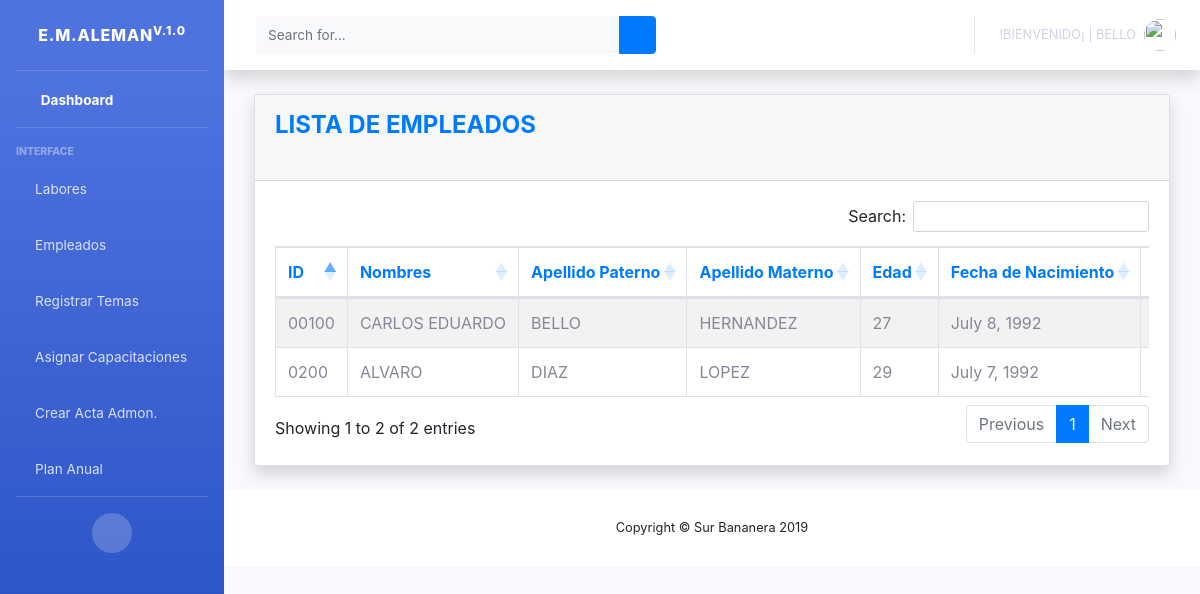
/bananera/listaEmpleado (signed in), run on the app's committed database.
### surBananas/models.py (models this page shows, shortened)
class empleados(models.Model):
    choice_fase ={('', 'Areas'),('Area 1','Area 1'),('Area 2','Area 2'),('Area 3','Area 3'),('Area 4','Area 4'),('Area 5','Area 5'),('Unidad de Empaque','Unidad de Empaque'),('Unidad de Producción','Unidad de Producción'),('Nutricion','Nutricion'),('Riego','Riego'),('Moko','Moko'),('Sigatoka','Sigatoka'), ('Seguridad','Seguridad'),('Otros','Otros')}
    fase = models.CharField(choices=choice_fase, default='', max_length=20, blank=True, null=True)
    codigoEmpleado = models.CharField(max_length=100, unique=True, primary_key=True)
    nombres = models.CharField(max_length=30, blank=True, null=True)
    apellidoPaterno = models.CharField(max_length=30, blank=True, null=True)
    apellidoMaterno = models.CharField(max_length=30, blank=True, null=True)
    edad = models.IntegerField(blank=True, null=True)
    fechaNacimiento = models.DateField(auto_now=False, blank=True, null=True)
    numeroSeguroSocial = models.CharField(max_length=100, blank=True, null=True)
    curp = models.CharField(max_length=20, blank=True, null=True)
    rfc = models.CharField(max_length=20, blank=True, null=True)
    estadoCivil = models.CharField(max_length=20, blank=True, null=True)
    nacionalidad = models.CharField(max_length=100,blank=True, null=False)
    telefono = models.IntegerField(max_length=20, blank=True, null=True)
    celular = models.IntegerField(max_length=20, blank=True, null=True)
    correoElectronico = models.EmailField(max_length=100, blank=True, null=True)
    direccion = models.CharField(max_length=200, blank=True, null=True)
    ciudad = models.CharField(max_length=200, blank=True, null=True)
    colonia = models.CharField(max_length=200, blank=True, null=True)
    codigoPostal = models.IntegerField(max_length=20, blank=True, null=True)
    estado = models.CharField(max_length=20, blank=True, null=True)
    imagen = models.ImageField(upload_to="fotos/", blank=True, null=True)
    area = models.ForeignKey(areas, on_delete=models.CASCADE)
    status = models.BooleanField('¡Dar de baja!', default= True)
    fechaEliminacion = models.DateField(auto_now=False, blank=True, null=True)
    motivoEliminacion = models.CharField(max_length=500, blank=True, null=True)
    created_at = models.DateTimeField(auto_now_add=True, blank=True, null=True)

### surBananas/views.py (the view)
# urls.py: path('listaEmpleado', login_required(views.ListaEmpleado.as_view()), name = 'lista'),
class ListaEmpleado(ListView):
    model = empleados
    template_name = 'empleados.html'
    context_object_name = 'empleados'
    queryset = empleados.objects.filter(status=True)

### surBananas/templates/empleados.html (shortened to what this page needs)
{% extends 'indexAdmin.html' %}
{% block contenido %}
    <div class="container-fluid">
        <div class="card shadow mb-4">
            <div class="card-header py-3">
                <h4 class="m-0 font-weight-bold text-primary">LISTA DE EMPLEADOS</h4><br>
            </div>
            <div class="card-body">
                <div class="table-responsive">
                    {% if empleados %}
                        <table id="tableEmpleados" class="table table-striped table-bordered nowrap" style="width:100%">
                            <thead class=" text-primary">
                            <th>ID</th>
                            <th>Nombres</th>
                            <th>Apellido Paterno</th>
                            <th>Apellido Materno</th>
                            <th>Edad</th>
                            <th>Fecha de Nacimiento</th>
                            <th>Número de Seguro Social</th>
                            </thead>
                            <tbody id="demo_info" >
                            {% for e in empleados %}
                                <tr>
                                    <td> 0{{ e.codigoEmpleado }} </td>
                                    <td> {{ e.nombres }} </td>
                                    <td> {{ e.apellidoPaterno }} </td>
                                    <td> {{ e.apellidoMaterno }} </td>
                                    <td> {{ e.edad }} </td>
                                    <td> {{ e.fechaNacimiento }} </td>
                                    <td>{{ e.numeroSeguroSocial }}</td>
                                </tr>
                            {% endfor %}
                            </tbody>
                        </table>
                    {% else %}
                        <h1>NOT FOUND</h1>
                        </div>
                    {% endif %}
            </div>
        </div>
    </div>
    </html>
{% endblock contenido %}

### templates/indexAdmin.html (shortened to what this page needs)
{% load static %}
<!DOCTYPE html>
<html lang="en">
<head>
    <link href="{% static 'IndexAdmin/vendor/fontawesome-free/css/all.min.css' %}" rel="stylesheet" type="text/css">
    <link href="{% static 'IndexAdmin/css/sb-admin-2.min.css' %}" rel="stylesheet">
    <link href="{% static 'IndexAdmin/vendor/datatables/dataTables.bootstrap4.min.css' %}" rel="stylesheet">
    <link rel="stylesheet" href="https://cdnjs.cloudflare.com/ajax/libs/twitter-bootstrap/4.1.3/css/bootstrap.css">
    <link rel="stylesheet" href="https://cdn.datatables.net/1.10.20/css/dataTables.bootstrap4.min.css   ">
    <link rel="stylesheet" href="https://cdn.datatables.net/responsive/2.2.3/css/responsive.bootstrap.min.css">
    <link rel="stylesheet" href="https://cdnjs.cloudflare.com/ajax/libs/twitter-bootstrap/4.1.1/css/bootstrap.css">
	<link rel="stylesheet" href="https://cdn.datatables.net/1.10.19/css/dataTables.bootstrap4.min.css">
	<link rel="stylesheet" href="https://cdn.datatables.net/buttons/1.5.2/css/buttons.bootstrap4.min.css">
	<link rel="stylesheet" href="https://cdn.datatables.net/responsive/2.2.3/css/responsive.bootstrap4.min.css">
</head>
<body id="page-top">
<div id="wrapper">
    <ul class="navbar-nav bg-gradient-primary sidebar sidebar-dark accordion" id="accordionSidebar">
        <a class="sidebar-brand d-flex align-items-center justify-content-center" href="{% url 'home' %}">
            <div class="sidebar-brand-text mx-3">E.M.ALEMAN<sup>V.1.0</sup></div>
        </a>
        <hr class="sidebar-divider my-0">
        <li class="nav-item active">
            <a class="nav-link" href="{% url 'home' %}">
                <i class="fas fa-fw fa-tachometer-alt"></i>
                <span>Dashboard</span></a>
        </li>
        <hr class="sidebar-divider">
        <div class="sidebar-heading">
            Interface
        </div>
        <li class="nav-item">
            <a class="nav-link collapsed" href="#" data-toggle="collapse" data-target="#collapse4" aria-expanded="true" aria-controls="collapse4">
                <i class="fas fa-city"></i>
                    <span>Labores</span>
            </a>
        </li>
        <li class="nav-item">
            <a class="nav-link collapsed" href="#" data-toggle="collapse" data-target="#collapseTwo" aria-expanded="true" aria-controls="collapseTwo">
                <i class="fas fa-user-plus"></i>
                <span>Empleados</span>
            </a>
        </li>
         <li class="nav-item">
            <a class="nav-link collapsed" href="#" data-toggle="collapse" data-target="#collapseOne" aria-expanded="true" aria-controls="collapseOne">
                <i class="fas fa-chalkboard-teacher"></i>
                <span>Registrar Temas</span>
            </a>
        </li>
        <li class="nav-item">
            <a class="nav-link collapsed" href="#" data-toggle="collapse" data-target="#collapse3" aria-expanded="true" aria-controls="collapse3">
                <i class="fas fa-calendar-alt"></i>
                    <span>Asignar Capacitaciones</span>
            </a>
        </li>
        <li class="nav-item">
            <a class="nav-link collapsed" href="#" data-toggle="collapse" data-target="#acta" aria-expanded="true" aria-controls="collapse3">
                <i class="fas fa-calendar-alt"></i>
                    <span>Crear Acta Admon.</span>
            </a>
        </li>
        <li class="nav-item">
                <a class="nav-link collapsed" href="#" data-toggle="collapse" data-target="#collapse9" aria-expanded="true" aria-controls="collapse4">
                    <i class="fas fa-city"></i>
                        <span>Plan Anual</span>
                </a>
            </li>
        <hr class="sidebar-divider d-none d-md-block">
        <div class="text-center d-none d-md-inline">
            <button class="rounded-circle border-0" id="sidebarToggle"></button>
        </div>
    </ul>
    <div id="content-wrapper" class="d-flex flex-column">
        <div id="content">
            <nav class="navbar navbar-expand navbar-light bg-white topbar mb-4 static-top shadow">
                <form class="d-none d-sm-inline-block form-inline mr-auto ml-md-3 my-2 my-md-0 mw-100 navbar-search">
                    <div class="input-group">
                        <input type="text" class="form-control bg-light border-0 small" placeholder="Search for..." aria-label="Search" aria-describedby="basic-addon2">
                        <div class="input-group-append">
                            <button class="btn btn-primary" type="button">
                                <i class="fas fa-search fa-sm"></i>
                            </button>
                        </div>
                    </div>
                </form>
                <ul class="navbar-nav ml-auto">
                    <li class="nav-item dropdown no-arrow">
                        <a class="nav-link dropdown-toggle" href="#" id="userDropdown" role="button" data-toggle="dropdown" aria-haspopup="true" aria-expanded="false">
                            <span class="mr-2 d-none d-lg-inline text-blue-600 small" style="text-transform: uppercase;">!Bienvenido¡ | {{user}}</span>
                            <img class="img-profile rounded-circle" src="{% static 'IndexAdmin/img/equipo.png' %}">
                        </a>
                    </li>
                </ul>
            </nav>
            <div class="container-fluid">
                {% block contenido %}
            {% endblock contenido %}
        <footer class="sticky-footer bg-white">
            <div class="container my-auto">
                <div class="copyright text-center my-auto">
                    <span>Copyright &copy; Sur Bananera 2019</span>
                </div>
            </div>
        </footer>
</body>
</html>

### data on the page
empleados: codigoEmpleado "0100", nombres "CARLOS EDUARDO", apellidoPaterno "BELLO", apellidoMaterno "HERNANDEZ", edad "27", fechaNacimiento "July 8, 1992"
empleados: codigoEmpleado "200", nombres "ALVARO", apellidoPaterno "DIAZ", apellidoMaterno "LOPEZ", edad "29", fechaNacimiento "July 7, 1992"

### other printed values
{{ user }} "BELLO"
